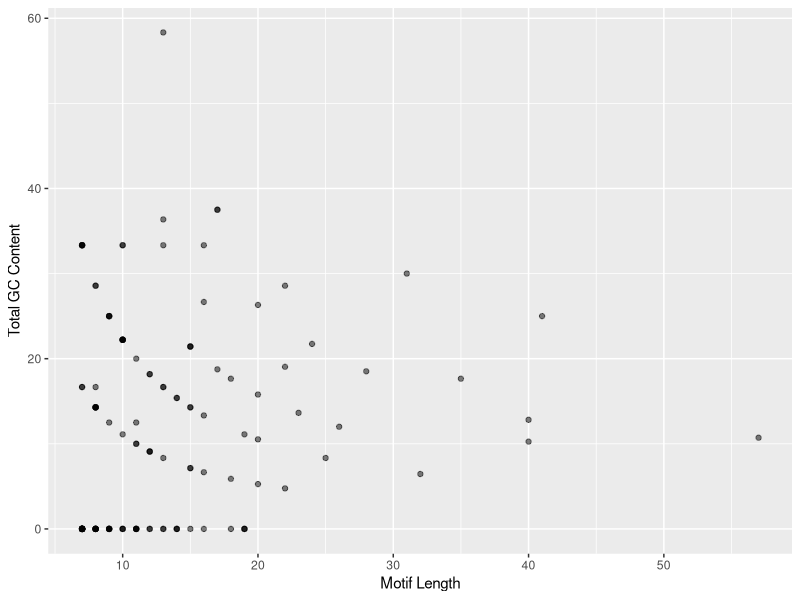
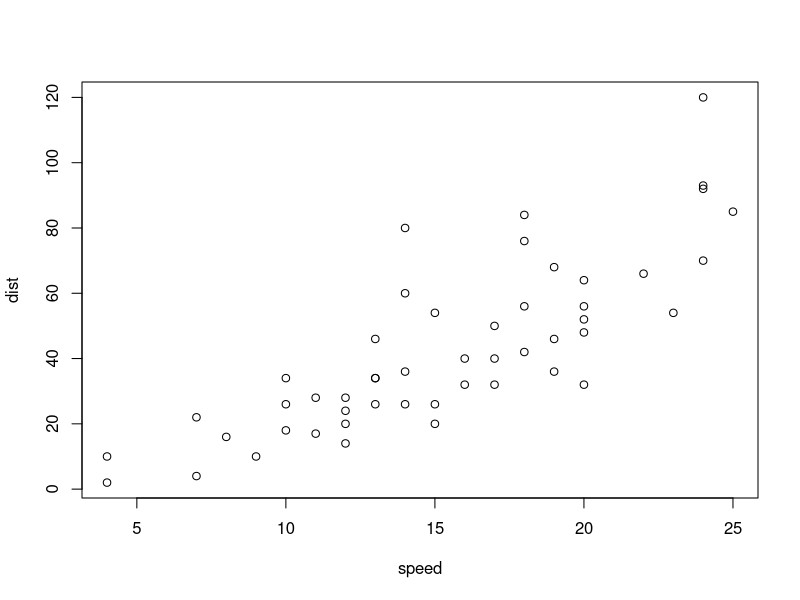

Source code (R) for these figures, in order:
## ---- chunk 1
seqs = read.table("../15may14classify.txt", h=T)
summary(seqs)

library(ggplot2)
seqs.plots = ggplot(seqs, aes(x=length, y=GCm, label=Seq))
seqs.plots + geom_point(alpha=0.5) + labs(x="Motif Length", y="Total GC Content")
## ---- chunk 2
plot(cars)
